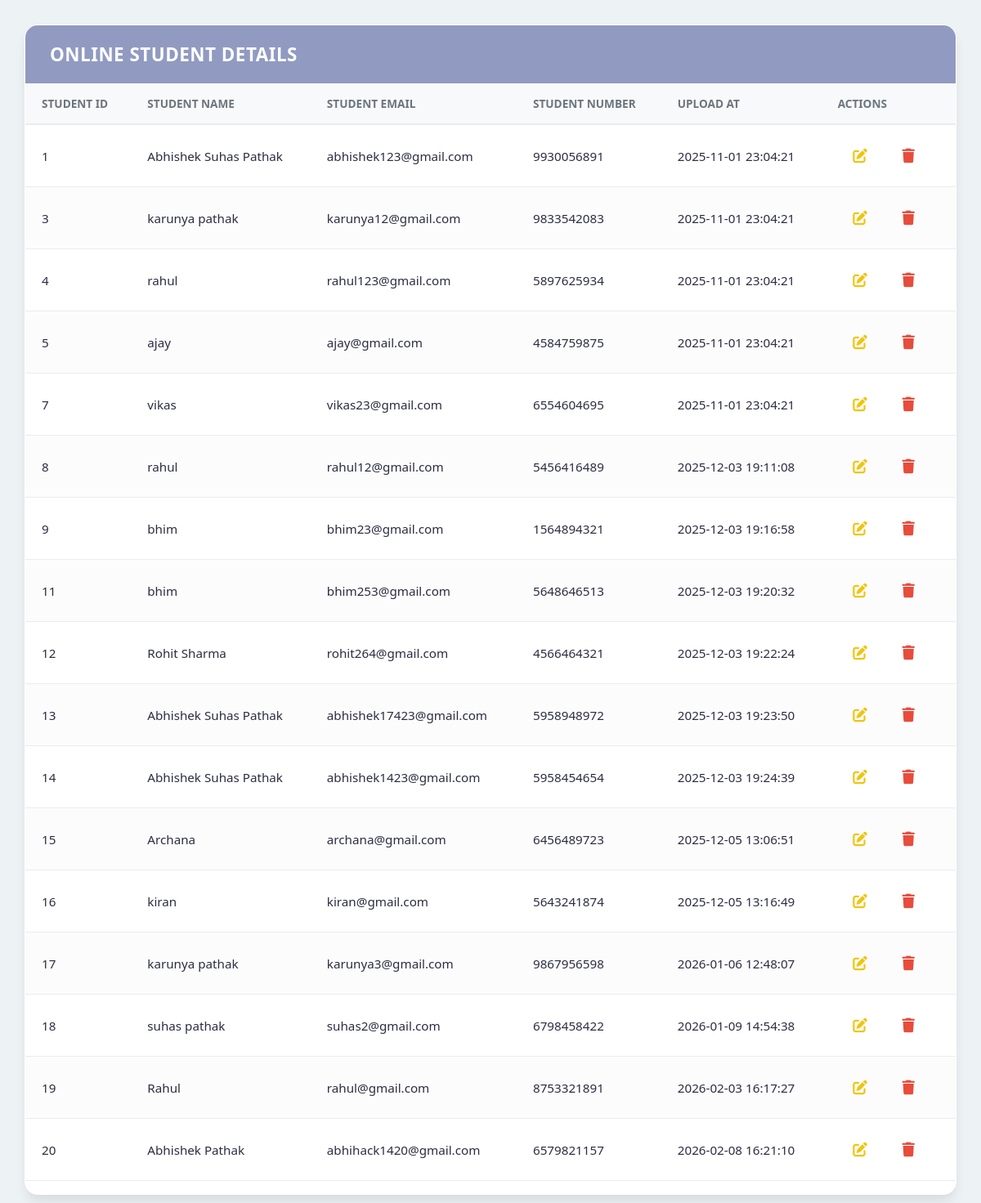
/show-details/show-online-student-details.php (signed in), run on the app's committed database.
### tables this page shows
CREATE TABLE `add_online_students` (
  `Student_Id` int(11) NOT NULL,
  `student_name` varchar(40) NOT NULL,
  `student_email` varchar(40) NOT NULL,
  `student_num` varchar(10) NOT NULL,
  `created_at` timestamp NOT NULL DEFAULT current_timestamp()
);

### includes/security.php (called while the page is built, shortened)
<?php
function csrf_token()
{
    return $_SESSION['csrf_token'];
}
function generate_csrf_token()
{
    return csrf_token();
}

### show-details/show-online-student-details.php (the view, shortened to what this page needs)
<?php
require '../includes/config.php';
require '../includes/security.php';
$csrf_token = generate_csrf_token();
$query = "SELECT * FROM add_online_students";
$data = mysqli_query($con, $query);
$total = mysqli_num_rows($data);
?>
<html>
<head>
    <link href="https://cdnjs.cloudflare.com/ajax/libs/font-awesome/6.4.0/css/all.min.css" rel="stylesheet">
     <link rel="stylesheet" href="../css/details/class-function.css?v=<?php echo time(); ?>">
</head>
<body class="fixed-scroll-page">
    <div class="card fixed-scroll-card">
        <div class="card-header fixed-scroll-header">
            <h2 class="card-title">Online Student Details</h2>
        </div>
        <form action="" method="POST">
            <div class="card-body">
                <table class="details-table">
                    <thead>
                        <tr>
                            <th>Student Id </th>
                            <th>Student Name</th>
                            <th>Student Email</th>
                            <th>Student Number</th>
                            <th>Upload At</th>
                            <th>Actions</th>
                        </tr>
                    </thead>
                    <tbody>
                        <?php
                        if ($total > 0) {
                            while ($result = mysqli_fetch_assoc($data)) {
                                if (isset($_GET['edit_id']) && $_GET['edit_id'] == $result['Student_Id']) {
                                    echo "<tr>
                            <td>
                                " . $result['Student_Id'] . "
                                <input type='hidden' name='id' value='" . $result['Student_Id'] . "'>
                            </td>
                            <td><input type='text' name='sname' value='" . $result['student_name'] . "'></td>
                            <td><input type='email' name='semail' value='" . $result['student_email'] . "'></td>
                            <td><input type='tel' name='snum' maxlength='10' value=' " . $result['student_num'] . "'></td>
                            <td>" . $result['created_at'] . "</td>
                            <td class='action-buttons'>
                                <button type='submit' name='save_btn' title='Save Changes'>
                                    <i class='fa-solid fa-check'></i>
                                </button>
                                <a href='show-online-student-details.php' title='Cancel' class='btn-cancel'>
                                    <i class='fa-solid fa-xmark'></i>
                                </a>
                            </td>
                        </tr>";
                                } else {
                                    echo "<tr>
                            <td>" . $result['Student_Id'] . "</td>
                            <td>" . $result['student_name'] . "</td>
                            <td>" . $result['student_email'] . "</td>
                            <td>" . $result['student_num'] . "</td>
                            <td>" . $result['created_at'] . "</td>
                            <td class='action-buttons'>
                                <a href='show-online-student-details.php?edit_id=" . $result['Student_Id'] . "' class='btn-edit' title='Edit'>
                                    <i class='fa-solid fa-pen-to-square'></i>
                                </a>
                                <a href='show-online-student-details.php?delete_id=" . $result['Student_Id'] . "&csrf_token=" . urlencode($csrf_token) . "' class='btn-delete' onclick='return confirm(\"Are you sure you want to delete?\")' title='Delete'>
                                    <i class='fa-solid fa-trash'></i>
                                </a>
                            </td>
                        </tr>";
                                }
                            }
                        } else {
                            echo "<tr><td colspan='10' style='text-align:center;'>No Records Found</td></tr>";
                        }
                        ?>
                    </tbody>
                </table>
            </div>
        </form>
    </div>
</body>
</html>

### css/details/class-function.css (style rules this page uses)
:root { --primary-color: #4361ee; --secondary-color: #f8f9fa; --text-dark: #2b2d42; --text-light: #6c757d; --border-color: #e9ecef; --success-color: #2ecc71; --danger-color: #e74c3c; --warning-color: #f1c40f; }
body { font-family: 'Segoe UI', 'Roboto', sans-serif; background-color: #edf2f4; color: var(--text-dark); margin: 0; padding: 30px; }
.card { background-color: #ffffff; border-radius: 16px; box-shadow: 0 10px 15px -3px rgba(0, 0, 0, 0.1); overflow: hidden; border: 1px solid white; }
.card-header { background-color: #919ac1; padding: 20px 30px; color: white; }
.card-title { font-size: 1.4rem; font-weight: 600; margin: 0; text-transform: uppercase; letter-spacing: 0.5px; }
.card-body { padding: 0; overflow-x: auto; }
.details-table { width: 100%; border-collapse: collapse; min-width: 900px; }
.details-table thead tr { background-color: #f8f9fa; }
.details-table th { padding: 15px 20px; font-size: 0.85rem; font-weight: 700; color: var(--text-light); text-transform: uppercase; border-bottom: 2px solid var(--border-color); text-align: left; }
.details-table td { padding: 12px 20px; font-size: 0.95rem; color: var(--text-dark); border-bottom: 1px solid var(--border-color); vertical-align: middle; }
.details-table tbody tr:nth-of-type(even) { background-color: #fcfcfc; }
.action-buttons { white-space: nowrap; }
.action-buttons a, .action-buttons button { border: none; background: none; cursor: pointer; font-size: 1.1rem; padding: 8px; margin: 0 2px; border-radius: 50%; transition: all 0.2s ease; display: inline-flex; align-items: center; justify-content: center; width: 35px; height: 35px; text-decoration: none; }
.btn-edit { color: var(--warning-color); background-color: rgba(241, 196, 15, 0.1); }
.btn-delete, .btn-cancel { color: var(--danger-color); background-color: rgba(231, 76, 60, 0.1); }

### data on the page
add_online_students: Student_Id "1", student_name "Abhishek Suhas Pathak", student_email "abhishek123@gmail.com", student_num "9930056891", created_at "2025-11-01 23:04:21"
add_online_students: Student_Id "3", student_name "karunya pathak", student_email "karunya12@gmail.com", student_num "9833542083", created_at "2025-11-01 23:04:21"
add_online_students: Student_Id "4", student_name "rahul", student_email "rahul123@gmail.com", student_num "5897625934", created_at "2025-11-01 23:04:21"
add_online_students: Student_Id "5", student_name "ajay", student_email "ajay@gmail.com", student_num "4584759875", created_at "2025-11-01 23:04:21"
add_online_students: Student_Id "7", student_name "vikas", student_email "vikas23@gmail.com", student_num "6554604695", created_at "2025-11-01 23:04:21"
add_online_students: Student_Id "8", student_name "rahul", student_email "rahul12@gmail.com", student_num "5456416489", created_at "2025-12-03 19:11:08"
add_online_students: Student_Id "9", student_name "bhim", student_email "bhim23@gmail.com", student_num "1564894321", created_at "2025-12-03 19:16:58"
add_online_students: Student_Id "11", student_name "bhim", student_email "bhim253@gmail.com", student_num "5648646513", created_at "2025-12-03 19:20:32"
add_online_students: Student_Id "12", student_name "Rohit Sharma", student_email "rohit264@gmail.com", student_num "4566464321", created_at "2025-12-03 19:22:24"
add_online_students: Student_Id "13", student_name "Abhishek Suhas Pathak", student_email "abhishek17423@gmail.com", student_num "5958948972", created_at "2025-12-03 19:23:50"
add_online_students: Student_Id "14", student_name "Abhishek Suhas Pathak", student_email "abhishek1423@gmail.com", student_num "5958454654", created_at "2025-12-03 19:24:39"
add_online_students: Student_Id "15", student_name "Archana", student_email "archana@gmail.com", student_num "6456489723", created_at "2025-12-05 13:06:51"
add_online_students: Student_Id "16", student_name "kiran", student_email "kiran@gmail.com", student_num "5643241874", created_at "2025-12-05 13:16:49"
add_online_students: Student_Id "17", student_name "karunya pathak", student_email "karunya3@gmail.com", student_num "9867956598", created_at "2026-01-06 12:48:07"
add_online_students: Student_Id "18", student_name "suhas pathak", student_email "suhas2@gmail.com", student_num "6798458422", created_at "2026-01-09 14:54:38"
add_online_students: Student_Id "19", student_name "Rahul", student_email "rahul@gmail.com", student_num "8753321891", created_at "2026-02-03 16:17:27"
add_online_students: Student_Id "20", student_name "Abhishek Pathak", student_email "abhihack1420@gmail.com", student_num "6579821157", created_at "2026-02-08 16:21:10"
